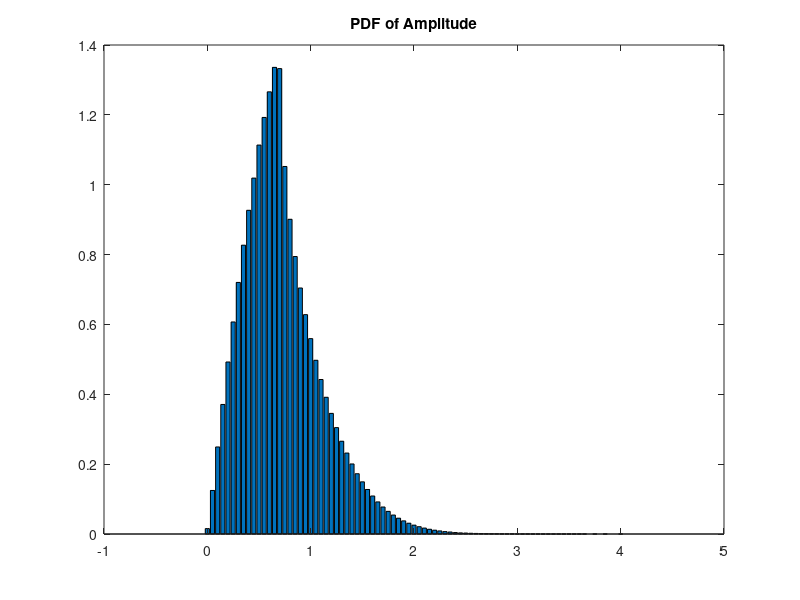
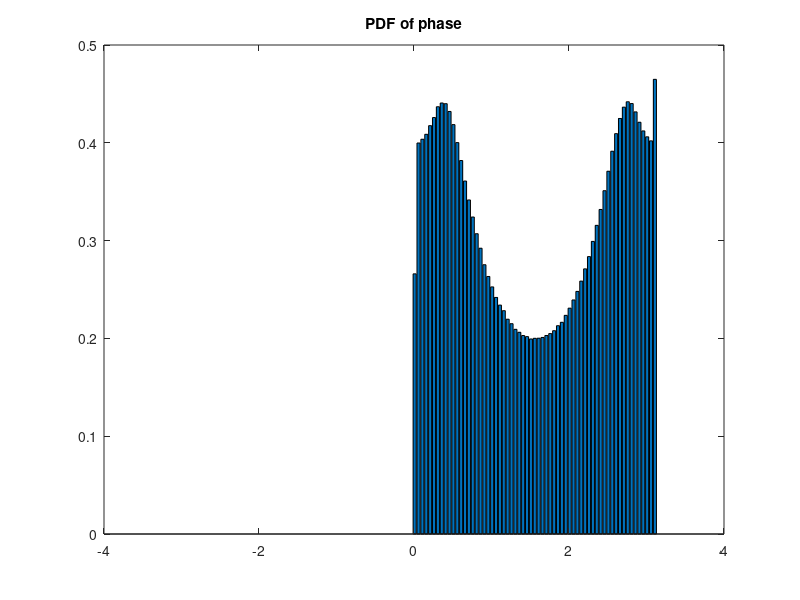

These figures' MATLAB source, in order:
%Rayleigh fading channel
close all;
clear all;


N=10^7;
h=1/sqrt(2)*(randn(1,N)+1i*rand(1,N));
a=abs(h);
var(h)
phi=angle(h);


pdfa=hist(a,[0:0.05:4]);
bar([0:0.05:4],pdfa/N/0.05)
title('PDF of Amplitude')

pdfa=hist(phi,[-pi:0.05:pi]);
figure;
bar([-pi:0.05:pi],pdfa/N/0.05)
title('PDF of phase')